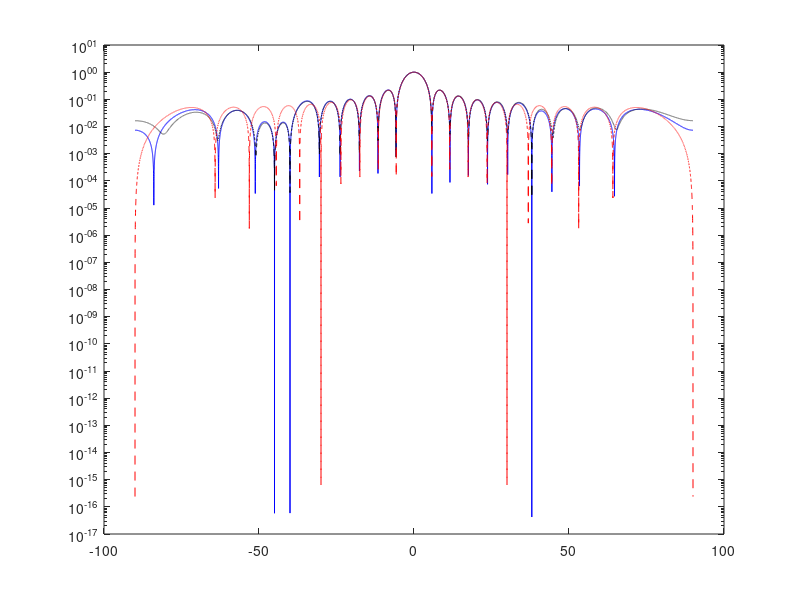

This figure's MATLAB source: (Note: this script raises an error after producing the figure.)
% 接收端波束成形：波束場型
% 20 根天線 ULA，目標在 0 度、干擾在 -40 / -45 / 38 度，SNR = 30 dB，計算 Delay-and-Sum、MMSE、MVDR 的權重
% 輸出：三種波束成形器的波束場型
clear; clc;

M = 20;
K = 4;
Nt = 50000;
theta = [0, -40, -45, 38];
theta_d = 0;
SNR_dB = 30;
SNR = 10^(SNR_dB/10);

% 簽名向量
steerVec = @(theta) exp(1j*pi*(0:M-1)'*sind(theta));

% 簽名矩陣
A = zeros(M, K);
for k = 1:K
    A(:,k) = steerVec(theta(k));
end
ad = steerVec(theta_d);

Ry = zeros(M, M);
pd = zeros(M, 1);
for i = 1:Nt
    s = (1/sqrt(2)) * (randn(K,1) + 1j * randn(K,1));
    td = s(1,:);
    signal = A * s;
    noise_power = var(s) / SNR;
    N = sqrt(noise_power/2) * (randn(M,1) + 1j * randn(M,1));
    y = signal + N;

    Ry = Ry + y * y';
    pd = pd + y .* conj(td);
end
Ry = Ry / Nt;
pd = pd / Nt;

% delay and sum beamformer
w_ds = (1/sqrt(M))*ad / norm(ad);

% MMSE beamformer
w_mmse = inv(Ry)*pd;

% MVDR beamformer
C = zeros(M, K);
for k = 1:K
    C(:,k) = steerVec(theta(k));
end
f = zeros(K, 1); f(1) = 1;
if SNR_dB >= 13
    % 高 SNR 時：子空間特徵值近似處理 ill-conditioned
    [U, D] = eig(Ry);
    [ev, idx_ev] = sort(diag(D), 'descend');
    Us = U(:, idx_ev(1:K));
    Ds = diag(ev(1:K));
    Ry_ill = Us * inv(Ds) * Us';
    w_mvdr = Ry_ill * C * inv(C' * Ry_ill * C) * f;
else
    % 低 SNR 直接反矩陣
    w_mvdr = inv(Ry) * C * inv(C' * inv(Ry) * C) * f;
end

% beamPattern
angles = -90:0.01:90;
for i = 1:length(angles)
    a_theta = steerVec(angles(i));
    Bp_ds(i) = abs(w_ds' * a_theta);
    Bp_mmse(i) = abs(w_mmse' * a_theta);
    Bp_mvdr(i) = abs(w_mvdr' * a_theta);
end
figure;
semilogy(angles,Bp_mvdr,'b-',angles,Bp_mmse, 'k--',angles,Bp_ds, 'r--');
hold on;
for i = 2:length(theta)
    xline(theta(i), 'r');
end
xline(theta(1), 'b');
xlabel('(\theta) (degree)');
ylabel('Beampattern');
xlim([-90 90]);
ylim([1e-8 10]);
legend('MVDR','MMSE','Delay and Sum');
grid on;
